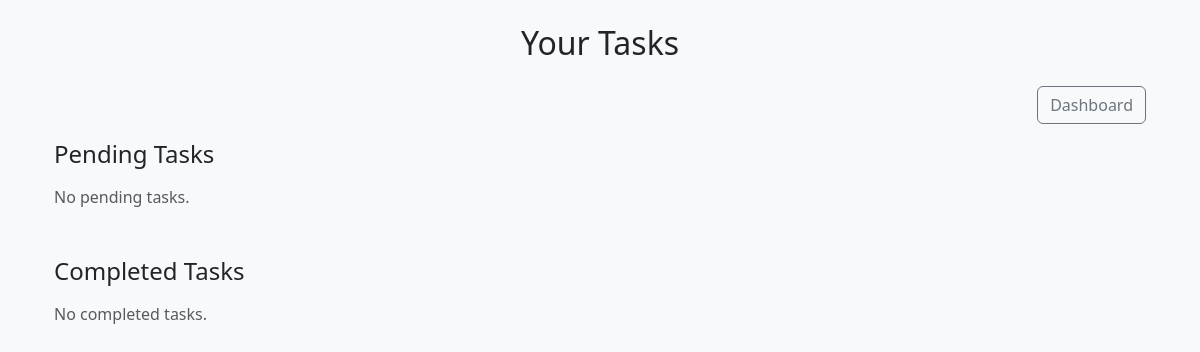
Page /tasks/ (signed in) on the earlier database version.
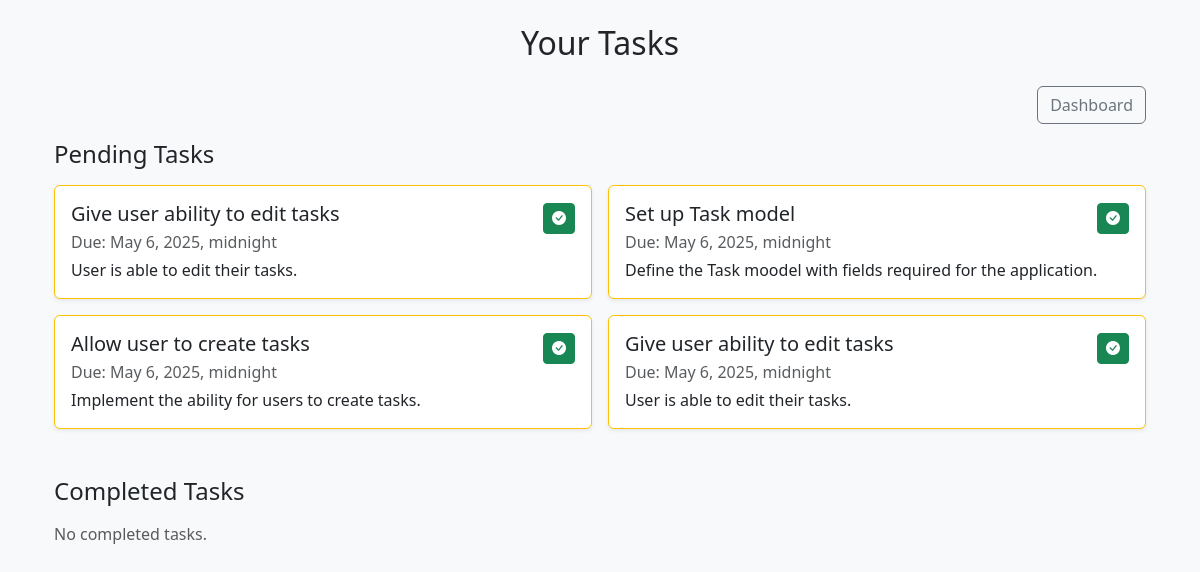
Same page on the later database version.
### tasks/models.py (models this page shows, shortened)
class Task(models.Model):
    user = models.ForeignKey(User, on_delete=models.CASCADE)
    title = models.CharField(max_length=200)
    comment = models.TextField()
    due_date = models.DateTimeField()
    created_at = models.DateTimeField(auto_now_add=True)
    updated_at = models.DateTimeField(auto_now=True)
    is_completed = models.BooleanField(default=False)

### tasks/views.py (the view)
# urls.py: path('', views.home, name='home'),
@login_required
def home(request):
    pending_tasks = Task.objects.filter(user=request.user, is_completed=False).order_by('due_date')
    completed_tasks = Task.objects.filter(user=request.user, is_completed=True).order_by('-due_date')
    return render(request, 'tasks/home.html', {
        'pending_tasks': pending_tasks,
        'completed_tasks': completed_tasks
    })

### tasks/templates/tasks/home.html (shortened to what this page needs)
{% extends 'tasks/base.html' %}
{% block content %}
<div class="container py-4">
  <h2 class="mb-4 text-center">Your Tasks</h2>
<div class="text-end mb-3">
  <a href="{% url 'dashboard' %}" class="btn btn-outline-secondary">
    Dashboard
  </a>
</div>
  <div class="mb-5">
    <h4 class="mb-3">Pending Tasks</h4>
    {% if pending_tasks %}
      <div class="row g-3">
        {% for task in pending_tasks %}
        <div class="col-md-6">
          <div class="card border-start border-warning shadow-sm">
            <div class="card-body">
            <div class="d-flex justify-content-between align-items-center">
                <h5 class="card-title">{{ task.title }}</h5>
                <form method="post" action="{% url 'toggle_task_completion' task.id %}">
                    <button type="submit" class="btn btn-sm btn-success" title="Mark as Completed">
                        <i class="bi bi-check-circle-fill"></i>
                    </button>
                </form>
                </div>
              {% if task.due_date %}
                <p class="card-subtitle mb-1 text-muted">Due: {{ task.due_date }}</p>
              {% endif %}
              {% if task.comment %}
                <p class="card-text">{{ task.comment }}</p>
              {% endif %}
            </div>
          </div>
        </div>
        {% endfor %}
      </div>
    {% else %}
      <p class="text-muted">No pending tasks.</p>
    {% endif %}
  </div>
  <div>
    <h4 class="mb-3">Completed Tasks</h4>
    {% if completed_tasks %}
      <div class="row g-3">
        {% for task in completed_tasks %}
        <div class="col-md-6">
          <div class="card border-start border-success shadow-sm bg-light">
            <div class="card-body">
            <div class="d-flex justify-content-between align-items-center">
              <h5 class="card-title text-decoration-line-through">{{ task.title }}</h5>
              <form method="post" action="{% url 'toggle_task_completion' task.id %}" class="d-inline">
                {% csrf_token %}
                <button type="submit" class="btn btn-sm btn-warning" title="Mark as Pending">
                    <i class="bi bi-arrow-counterclockwise"></i>
                </button>
            </form>
            </div>
              {% if task.is_completed %}
                <span class="badge bg-success">Completed</span>
              {% endif %}
              {% if task.due_date %}
                <p class="card-subtitle mb-1 text-muted">Due: {{ task.due_date }}</p>
              {% endif %}
              {% if task.comment %}
                <p class="card-text text-muted">{{ task.comment }}</p>
              {% endif %}
            </div>
          </div>
        </div>
        {% endfor %}
      </div>
    {% else %}
      <p class="text-muted">No completed tasks.</p>
    {% endif %}
  </div>
</div>
{% endblock %}

### tasks/templates/tasks/base.html (shortened to what this page needs)
<!DOCTYPE html>
<html lang="en">
  <head>
    <link
      href="https://cdn.jsdelivr.net/npm/bootstrap@5.3.0/dist/css/bootstrap.min.css"
      rel="stylesheet"
    />
    <link rel="stylesheet" href="https://cdn.jsdelivr.net/npm/bootstrap-icons@1.11.3/font/bootstrap-icons.min.css">
  </head>
  <body>
    <div class="container">{% block content %}{% endblock %}</div>
  </body>
</html>

### tasks/templates/tasks/base.html (style rules this page uses)
body { background: #f8f9fa; }

Differences in the rows shown:
added Task: title "Give user ability to edit tasks", due_date "May 6, 2025, midnight", comment "User is able to edit their tasks."
added Task: title "Set up Task model", due_date "May 6, 2025, midnight", comment "Define the Task moodel with fields required for the application."
added Task: title "Allow user to create tasks", due_date "May 6, 2025, midnight", comment "Implement the ability for users to create tasks."
added Task: title "Give user ability to edit tasks", due_date "May 6, 2025, midnight", comment "User is able to edit their tasks."
Other differences:
text no longer shown: "No pending tasks."
